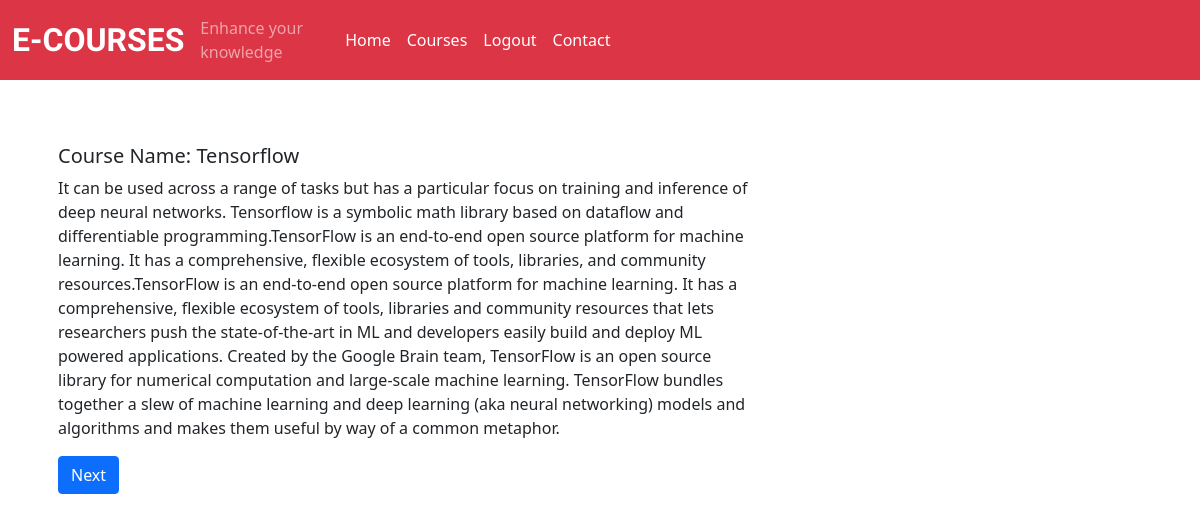
Page /intro.php?id=3 on the committed database.
### tables this page shows
CREATE TABLE `courseall` (
  `id` int(100) NOT NULL,
  `image` varchar(255) NOT NULL,
  `title` varchar(50) NOT NULL,
  `description` text NOT NULL,
  `introduction` text NOT NULL,
  `name` varchar(200) NOT NULL
);

### intro.php (the view)
<?php
include('./db.php');
include('./header2.php');
?>
<div class="container mt-5">
    <?php
       if(isset($_GET['id'])){
        $id = $_GET['id'];
        $sql ="select * from courseall where id='$id'";
        $result = $conn->query($sql);
        if($result->num_rows > 0){
        while ($row = $result->fetch_assoc()) {
       $id = $row['id'];
       echo '
    <div class="row">
        <div class="col-md-8">
            <div class="card-body">
                <h5 class="card-title">Course Name: '.$row['title'].'</h5>
                <p class="card-text">'.$row['introduction'].'</p>
                    <a class="btn btn-primary text-white font-weight-bolder float-right" href="videodetails.php?id='.$id.'">Next</a>
                </form>
            </div>
        </div>
    </div>
';
     }
   }
}
  ?>

### rows in the picture
courseall: title "Tensorflow", introduction "It can be used across a range of tasks but has a particular focus on training and inference of deep neural networks. Tensorflow is a symbolic math library based on dataflow and differentiable programming.TensorFlow is an end-to-end open source platform for machine learning. It has a comprehensive, flexible ecosystem of tools, libraries, and community resources.TensorFlow is an end-to-end open source platform for machine learning. It has a comprehensive, flexible ecosystem of tools, libraries and community resources that lets researchers push the state-of-the-art in ML and developers easily build and deploy ML powered applications. Created by the Google Brain team, TensorFlow is an open…"
